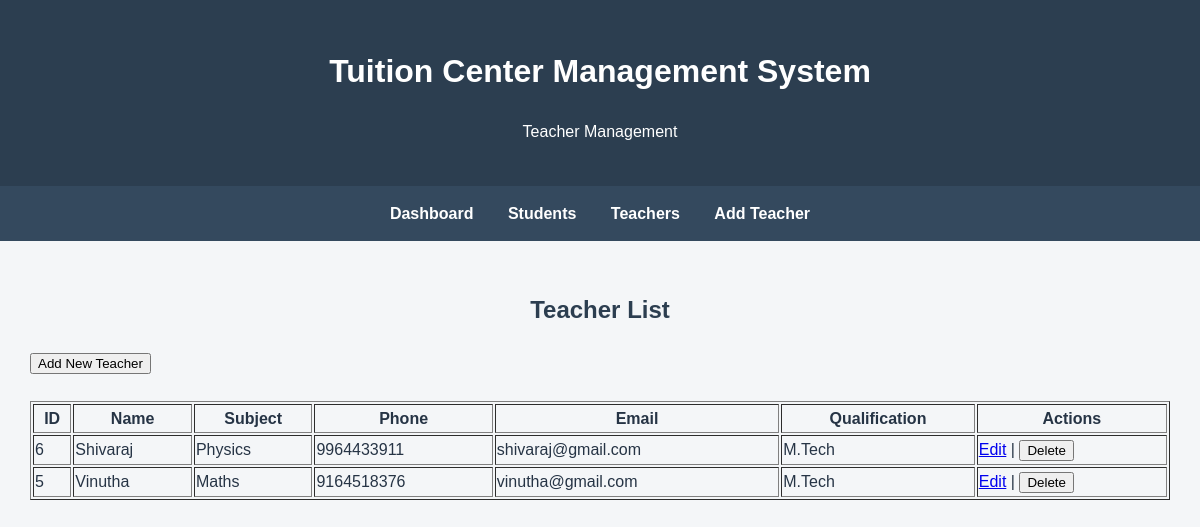
The page /teachers (signed in) on the database its author committed.
### tables this page shows
CREATE TABLE teachers (
        id INTEGER PRIMARY KEY AUTOINCREMENT,
        name TEXT NOT NULL,
        subject TEXT NOT NULL,
        phone TEXT,
        email TEXT,
        qualification TEXT
        );

### app.py (the view)
@app.route("/teachers")
@login_required
def teachers():
    conn = get_db_connection()
    teacher_list = conn.execute(
        "SELECT * FROM teachers ORDER BY id DESC"
    ).fetchall()
    conn.close()
    return render_template(
        "teachers.html",
        teachers=teacher_list
    )

### app.py (called while the page is built)
def get_db_connection():
    conn = sqlite3.connect("tuition.db")
    conn.row_factory = sqlite3.Row
    return conn

def login_required(route_function):
    @wraps(route_function)
    def wrapper(*args, **kwargs):
        if "admin_id" not in session:
            return redirect(url_for("login"))
        return route_function(*args, **kwargs)
    return wrapper

### templates/teachers.html (shortened to what this page needs)
<!DOCTYPE html>
<html>
<head>
    <link rel="stylesheet"
          href="{{ url_for('static', filename='style.css') }}">
</head>
<body>
<header>
    <h1>Tuition Center Management System</h1>
    <p>Teacher Management</p>
</header>
<nav>
    <a href="/">Dashboard</a>
    <a href="/students">Students</a>
    <a href="/teachers">Teachers</a>
    <a href="/add_teacher">Add Teacher</a>
</nav>
<main>
    <h2>Teacher List</h2>
    <a href="/add_teacher">
        <button type="button">Add New Teacher</button>
    </a>
    <br><br>
    <table border="1" width="100%">
        <tr>
            <th>ID</th>
            <th>Name</th>
            <th>Subject</th>
            <th>Phone</th>
            <th>Email</th>
            <th>Qualification</th>
            <th>Actions</th>
        </tr>
        {% for teacher in teachers %}
        <tr>
            <td>{{ teacher["id"] }}</td>
            <td>{{ teacher["name"] }}</td>
            <td>{{ teacher["subject"] }}</td>
            <td>{{ teacher["phone"] }}</td>
            <td>{{ teacher["email"] }}</td>
            <td>{{ teacher["qualification"] }}</td>
            <td>
                <a href="/edit_teacher/{{ teacher['id'] }}">Edit</a>
                |
                <form method="POST"
                      action="/delete_teacher/{{ teacher['id'] }}"
                      onsubmit="return confirm('Delete this teacher?');"
                      style="display:inline;">
                    <button type="submit">Delete</button>
                </form>
            </td>
        </tr>
        {% endfor %}
    </table>
</main>
</body>
</html>

### static/style.css (style rules this page uses)
body { font-family: Arial, sans-serif; margin: 0; background-color: #f4f6f8; }
header { background-color: #2c3e50; color: white; text-align: center; padding: 25px; }
nav { background-color: #34495e; text-align: center; padding: 15px; }
nav a { color: white; text-decoration: none; margin: 15px; font-weight: bold; }
main { padding: 30px; }
main h2 { text-align: center; }
td form { margin: 0; }
* { box-sizing: border-box; }
body { color: #263445; line-height: 1.6; }
main h1, main h2, .container h1, .container h2 { color: #2c3e50; }
main h2 { margin-bottom: 20px; }
button, .primary-btn, .export-btn, .back-btn, .secondary-btn { font-family: inherit; transition: background-color 0.2s ease, box-shadow 0.2s ease; }

### rows shown on the page
teachers: id "6", name "Shivaraj", subject "Physics", phone "9964433911", email "shivaraj@gmail.com", qualification "M.Tech"
teachers: id "5", name "Vinutha", subject "Maths", phone "9164518376", email "vinutha@gmail.com", qualification "M.Tech"
